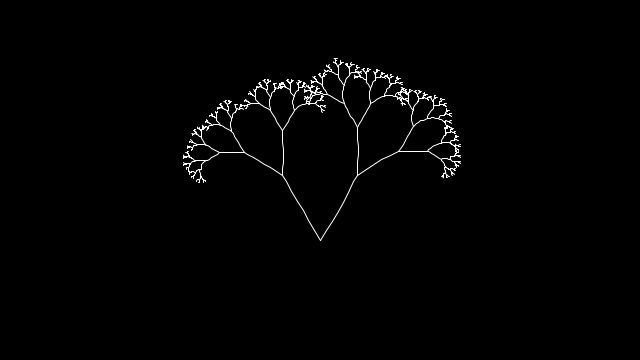
Frame 1 (no input)
Frame 60 (the mouse pressed at the canvas centre just before this capture): identical to frame 1, image omitted
Frame 120 (the mouse held since frame 60 and released just before this capture): identical to frame 1, image omitted

The Processing sketch that drew this single still picture (run headless with seeded random() and noise(); from frame 60 on, the mouse is pressed at the canvas centre):

// Processing sketch: recursive_tree_no_rotate_noise_loop
// ── recursive_tree_no_rotate_noise_loop.pde
float theta;   

float randIncrementer = 0.0;

int branchN = 0;

void setup() {
  size(640, 360);
  //noLoop();
}

void draw() {
  background(0);
  frameRate(10);
  stroke(255);
  // Let's pick an angle 0 to 95 degrees based on the mouse position
  //float a = (mouseX / (float) width) * 95f;
  float a = 30;
  // then cap it at 90 degrees
  a = min(a, 90); 
  // Convert it to radians
  theta = radians(a);
  // Start the recursive branching!
  branch(new PVector(width/2, height-120), -PI/2, theta, 120, 0);
}

//Recursion without translate + rotate: https://discourse.processing.org/t/recursive-tree-without-using-rotate/17080/5
void branch(PVector parent, float branch_angle, float delta_angle, float h, int bN) {  
  
  bN+=1;
  
  branchN +=bN;
  //println(branchN);
  // Each branch will be 2/3rds the size of the previous one
  //h *= random(0.5,0.75);
  h*=0.25 + (noise(branchN)+1)*0.25;
  
  //println((noise(branchN)+1)*0.15);
  
  //println(h);
  
  //h*= (sin(randIncrementer)+1 + 0.5); /
  
  //println(sin(randIncrementer)+1 + 0.5);
  if (h > 2) {
    
    float ccw_angle, cw_angle, delta_x, delta_y, lineEnd_x, lineEnd_y;
    // Left branch
    //Anticlockwise branch
    ccw_angle = branch_angle - delta_angle;
    delta_x = h * cos(ccw_angle);
    delta_y = h * sin(ccw_angle);
    lineEnd_x = parent.x + delta_x;
    lineEnd_y = parent.y + delta_y;
    //line(parent.x, parent.y, lineEnd_x, lineEnd_y);
    noisyLine(parent, new PVector(lineEnd_x, lineEnd_y), 0.15, 5.0, 0.1, bN, bN); 
    
    bN+=1;
    branchN +=bN;
    push();
    fill(255,0,0);
    //text(branchN, lineEnd_x, lineEnd_y);
    pop();
    
    branch(new PVector(lineEnd_x, lineEnd_y), ccw_angle, delta_angle, h, bN);
    // Right branch
    //Anticlockwise branch
    cw_angle = branch_angle + delta_angle;
    delta_x = h * cos(cw_angle);
    delta_y = h * sin(cw_angle);
    lineEnd_x = parent.x + delta_x;
    lineEnd_y = parent.y + delta_y;
    //line(parent.x, parent.y, lineEnd_x, lineEnd_y);
    noisyLine(parent, new PVector(lineEnd_x, lineEnd_y), 0.15, 5.0, 0.1, bN, bN); 
    bN+=1;
    branchN +=bN;
    push();
    fill(255,0,0);
    //text(branchN, lineEnd_x, lineEnd_y);
    pop();
    
    branch(new PVector(lineEnd_x, lineEnd_y), cw_angle, delta_angle, h, bN);
    //println(bN);
    
  } else {
   //println("stop!"); 
   branchN = 0;
   //println("reset " + bN);
  }
}



void noisyLine(PVector start, PVector stop, float incStep, float noiseFactor, float noiseInc, float xOff, float yOff) {
  noFill();
  beginShape();
  vertex(start.x, start.y);
  for (float i = incStep; i<1; i+=incStep) {
    PVector lerpVector = PVector.lerp(start,stop,i);
    float softener = min(abs(1.0-abs(0.5-i)*2),0.8); //make noiseFactor less in the ends to avoid ugly cuts...
    lerpVector.add((noise(xOff)-0.5)*noiseFactor*softener,(noise(yOff)-0.5)*noiseFactor*softener,0);
    vertex(lerpVector.x, lerpVector.y);
    //xOff+=noiseInc;
    //yOff+=noiseInc;
  }
  vertex(stop.x, stop.y);
  endShape();
}
